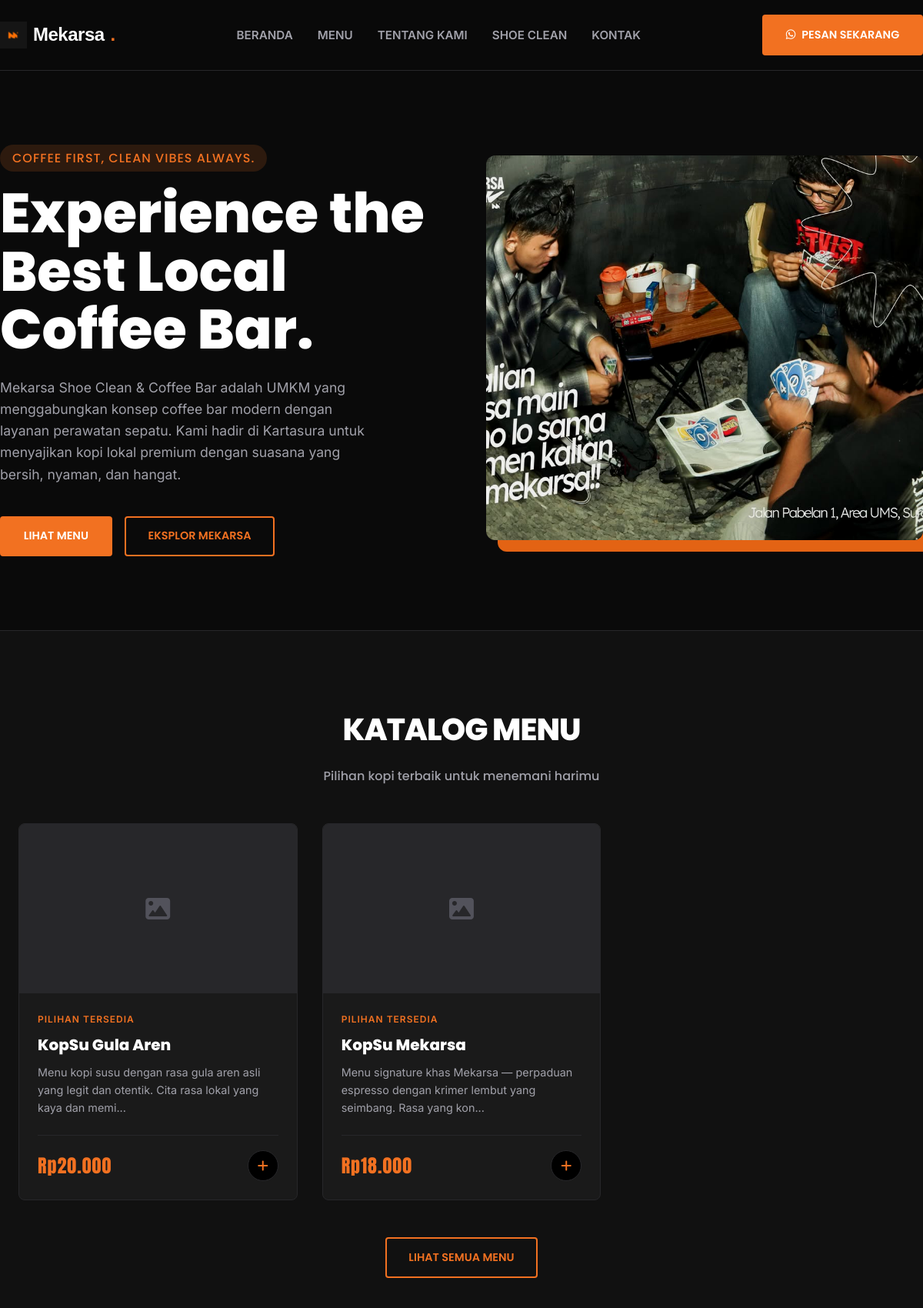
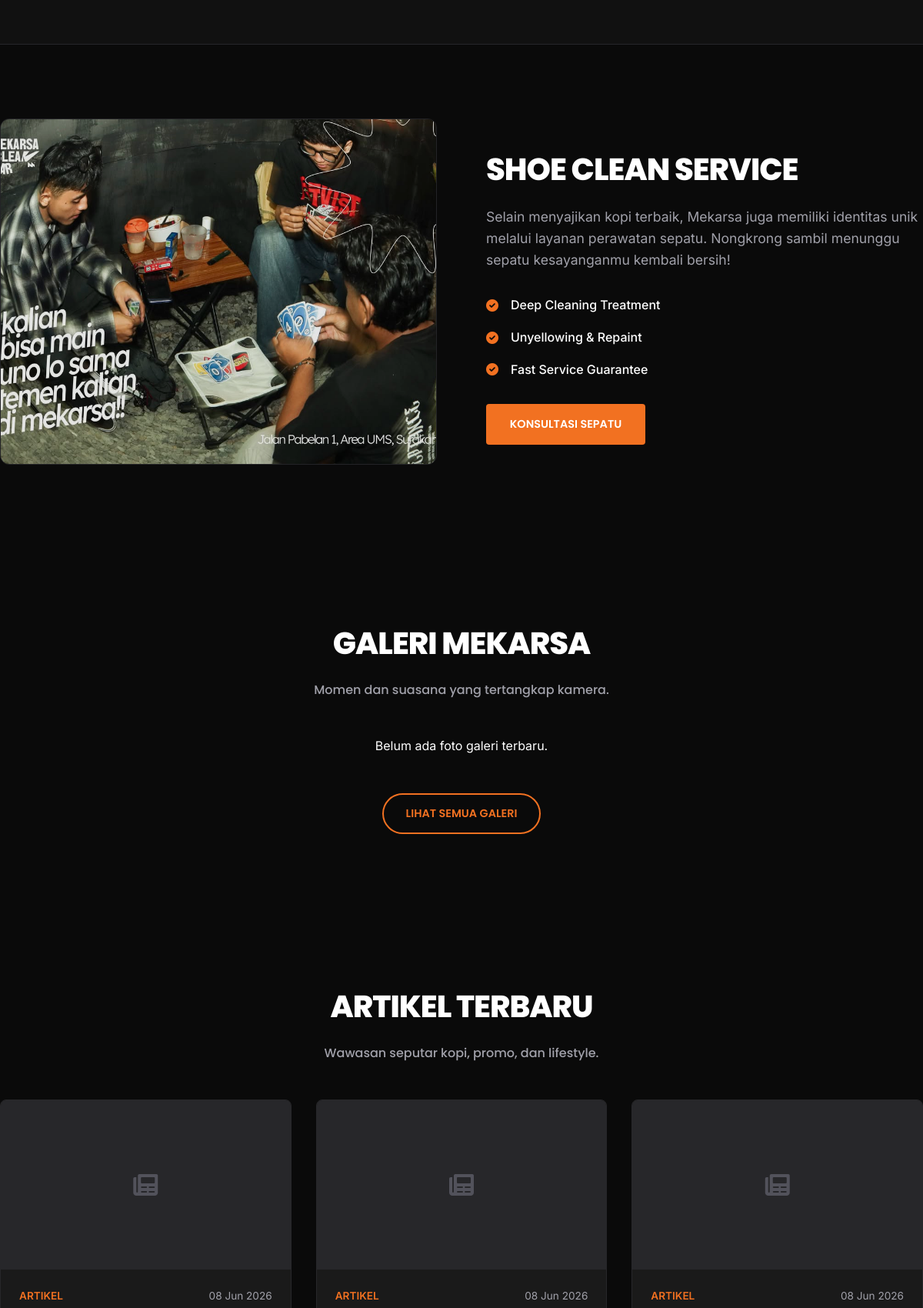
The page / (upper part) on the database its author committed (2 pictures, top to bottom).
### tables this page shows
CREATE TABLE `settings` (
  `id` int(11) NOT NULL,
  `business_name` varchar(150) NOT NULL,
  `tagline` varchar(150) DEFAULT NULL,
  `description` text DEFAULT NULL,
  `address` text DEFAULT NULL,
  `phone` varchar(20) DEFAULT NULL,
  `whatsapp` varchar(20) DEFAULT NULL,
  `instagram` varchar(100) DEFAULT NULL,
  `maps_link` text DEFAULT NULL,
  `opening_hours` varchar(100) DEFAULT NULL,
  `updated_at` timestamp NOT NULL DEFAULT current_timestamp() ON UPDATE current_timestamp()
);

CREATE TABLE `products` (
  `id` int(11) NOT NULL,
  `category_id` int(11) NOT NULL,
  `name` varchar(100) NOT NULL,
  `description` text DEFAULT NULL,
  `price` decimal(10,2) NOT NULL,
  `stock` int(11) DEFAULT 0,
  `image` varchar(255) DEFAULT NULL,
  `is_featured` tinyint(1) DEFAULT 0,
  `status` enum('active','inactive') DEFAULT 'active',
  `created_at` timestamp NOT NULL DEFAULT current_timestamp(),
  `updated_at` timestamp NOT NULL DEFAULT current_timestamp() ON UPDATE current_timestamp()
);

CREATE TABLE `articles` (
  `id` int(11) NOT NULL,
  `category_id` int(11) NOT NULL,
  `title` varchar(150) NOT NULL,
  `slug` varchar(180) NOT NULL,
  `content` text NOT NULL,
  `image` varchar(255) DEFAULT NULL,
  `status` enum('draft','published') DEFAULT 'draft',
  `created_at` timestamp NOT NULL DEFAULT current_timestamp(),
  `updated_at` timestamp NOT NULL DEFAULT current_timestamp() ON UPDATE current_timestamp()
);

### index.php (the view, shortened to what this page needs)
<?php
try {
    $pdo = getDBConnection();
    $stmt = $pdo->query("SELECT * FROM settings LIMIT 1");
    $settings = $stmt->fetch(PDO::FETCH_ASSOC) ?: [
        'business_name' => 'Mekarsa Coffee Bar',
        'tagline' => 'Coffee First, Clean Vibes Always',
        'description' => '',
        'whatsapp' => '6285933504096',
        'instagram' => '',
        'address' => '',
        'opening_hours' => ''
    ];
    $wa_clean = preg_replace('/[^0-9]/', '', $settings['whatsapp']);
    $prodStmt = $pdo->query("SELECT * FROM products WHERE status = 'active' AND is_featured = 1 ORDER BY id DESC LIMIT 4");
    $featuredProducts = $prodStmt->fetchAll(PDO::FETCH_ASSOC);
    $artStmt = $pdo->query("SELECT * FROM articles WHERE status = 'published' ORDER BY created_at DESC LIMIT 3");
    $latestArticles = $artStmt->fetchAll(PDO::FETCH_ASSOC);
    $galStmt = $pdo->query("SELECT * FROM gallery WHERE status = 'show' ORDER BY created_at DESC LIMIT 6");
    $galleries = $galStmt->fetchAll(PDO::FETCH_ASSOC);
} catch (PDOException $e) {
    die("Error connecting to database.");
}
?>
<!DOCTYPE html>
<html lang="id">
<head>
    <link href="https://cdnjs.cloudflare.com/ajax/libs/font-awesome/6.0.0/css/all.min.css" rel="stylesheet">
    <link rel="stylesheet" href="public/css/style.css">
</head>
<body>
    <header class="header">
        <div class="container navbar">
            <a href="index.php" class="nav-logo">
                <img src="public/images/logo.png" alt="Mekarsa Logo" class="navbar-logo-img">
                <?= htmlspecialchars(explode(' ', $settings['business_name'])[0]) ?><span>.</span>
            </a>
            <ul class="nav-links" id="navLinks">
                <li><a href="index.php">Beranda</a></li>
                <li><a href="menu.php">Menu</a></li>
                <li><a href="about.php">Tentang Kami</a></li>
                <li><a href="support-service.php">Shoe Clean</a></li>
                <li><a href="contact.php">Kontak</a></li>
            </ul>
            <div class="nav-actions">
                <a href="https://wa.me/<?= $wa_clean ?>" target="_blank" class="btn btn-primary"><i class="fab fa-whatsapp"></i> Pesan Sekarang</a>
            </div>
        </div>
    </header>
    <section id="home" class="hero container">
        <div class="hero-content">
            <span class="hero-tagline"><?= htmlspecialchars($settings['tagline']) ?></span>
            <h1 class="hero-title">Experience the Best Local Coffee Bar.</h1>
            <p class="hero-desc"><?= nl2br(htmlspecialchars($settings['description'])) ?></p>
            <div style="display: flex; gap: 1rem; flex-wrap: wrap;">
                <a href="#menu" class="btn btn-primary">Lihat Menu</a>
                <a href="#about" class="btn btn-outline">Eksplor Mekarsa</a>
            </div>
        </div>
        <div class="hero-image">
            <img src="public/images/image1.jpeg" alt="Suasana Mekarsa Coffee Bar">
        </div>
    </section>
    <section id="menu" class="menu-section">
        <div class="container">
            <h2>Katalog Menu</h2>
            <p class="section-subtitle">Pilihan kopi terbaik untuk menemani harimu</p>
            <div class="menu-grid">
                <?php if (!empty($featuredProducts)): ?>
                    <?php foreach ($featuredProducts as $prod): ?>
                        <div class="menu-card">
                            <?php if ($prod['is_featured']): ?>
                                <div class="menu-badge">Unggulan</div>
                            <?php endif; ?>
                            <div class="menu-img">
                                <?php if ($prod['image']): ?>
                                    <img src="public/uploads/products/<?= $prod['image'] ?>" alt="<?= htmlspecialchars($prod['name']) ?>">
                                <?php else: ?>
                                    <div style="width:100%; height:100%; background:#27272a; display:flex; align-items:center; justify-content:center;">
                                        <i class="fas fa-image" style="font-size:2rem; color:#52525b;"></i>
                                    </div>
                                <?php endif; ?>
                            </div>
                            <div class="menu-content">
                                <span class="menu-category">Pilihan Tersedia</span>
                                <h3 class="menu-title"><a href="product-detail.php?id=<?= $prod['id'] ?>"><?= htmlspecialchars($prod['name']) ?></a></h3>
                                <p class="menu-desc"><?= htmlspecialchars(substr($prod['description'] ?? '', 0, 100)) ?>...</p>
                                <div class="menu-footer">
                                    <span class="price">Rp<?= number_format($prod['price'], 0, ',', '.') ?></span>
                                    <a href="https://wa.me/<?= $wa_clean ?>?text=Halo%20<?= htmlspecialchars(explode(' ', $settings['business_name'])[0]) ?>,%20saya%20ingin%20pesan%20<?= urlencode($prod['name']) ?>" target="_blank" class="btn-icon" title="Pesan via WhatsApp">
                                        <i class="fas fa-plus"></i>
                                    </a>
                                </div>
                            </div>
                        </div>
                    <?php endforeach; ?>
                <?php else: ?>
                    <p style="grid-column: 1/-1; text-align: center; color: var(--color-gray);">Produk belum tersedia.</p>
                <?php endif; ?>
            </div>
            <div style="text-align: center; margin-top: 3rem;">
                <a href="menu.php" class="btn btn-outline">Lihat Semua Menu</a>
            </div>
        </div>
    </section>
    <section id="shoeclean" class="services container">
        <div class="service-img">
            <img src="public/images/image1.jpeg" alt="Layanan Shoe Clean Mekarsa">
        </div>
        <div class="service-content">
            <h2>Shoe Clean Service</h2>
            <p>Selain menyajikan kopi terbaik, Mekarsa juga memiliki identitas unik melalui layanan perawatan sepatu. Nongkrong sambil menunggu sepatu kesayanganmu kembali bersih!</p>
            <ul class="service-list">
                <li><i class="fas fa-check-circle"></i> Deep Cleaning Treatment</li>
                <li><i class="fas fa-check-circle"></i> Unyellowing & Repaint</li>
                <li><i class="fas fa-check-circle"></i> Fast Service Guarantee</li>
            </ul>
            <a href="https://wa.me/<?= $wa_clean ?>" target="_blank" class="btn btn-primary">Konsultasi Sepatu</a>
        </div>
    </section>
    <section class="gallery-section container" style="padding: 6rem 0;">
        <h2>Galeri Mekarsa</h2>
        <p class="section-subtitle">Momen dan suasana yang tertangkap kamera.</p>
        <div class="gallery-grid">
            <?php if (!empty($galleries)): ?>
                <?php foreach ($galleries as $gal): ?>
                    <div class="gallery-item">
                        <img src="public/uploads/gallery/<?= htmlspecialchars($gal['image']) ?>" alt="<?= htmlspecialchars($gal['title'] ?? 'Galeri') ?>" class="gallery-img">
                        <div class="gallery-overlay">
                            <?php
                            $catLabel = ['interior' => 'Interior', 'exterior' => 'Eksterior', 'events' => 'Event', 'products' => 'Produk', 'others' => 'Lainnya'];
                            $catStr = $catLabel[$gal['category']] ?? 'Lainnya';
                            ?>
                            <span class="gallery-cat"><?= $catStr ?></span>
                            <?php if ($gal['title']): ?>
                                <h3 class="gallery-title"><?= htmlspecialchars($gal['title']) ?></h3>
                            <?php endif; ?>
                        </div>
                    </div>
                <?php endforeach; ?>
            <?php else: ?>
                <p style="grid-column: 1/-1; text-align: center; color: var(--color-gray);">Belum ada foto galeri terbaru.</p>
            <?php endif; ?>
        </div>
        <div style="text-align: center; margin-top: 3rem;">
            <a href="gallery.php" class="btn btn-outline" style="border-radius: 30px;">Lihat Semua Galeri</a>
        </div>
    </section>
    <section class="article-section container" style="padding: 6rem 0;">
        <h2>Artikel Terbaru</h2>
        <p class="section-subtitle">Wawasan seputar kopi, promo, dan lifestyle.</p>
        <div class="article-grid">
            <?php if (!empty($latestArticles)): ?>
                <?php foreach ($latestArticles as $art): ?>
                    <article class="article-card">
                        <div class="article-img">
                            <?php if ($art['image']): ?>
                                <img src="public/uploads/articles/<?= $art['image'] ?>" alt="<?= htmlspecialchars($art['title']) ?>">
                            <?php else: ?>
                                <div style="width:100%; height:100%; background:#27272a; display:flex; align-items:center; justify-content:center;">
                                    <i class="fas fa-newspaper" style="font-size:2rem; color:#52525b;"></i>
                                </div>
                            <?php endif; ?>
                        </div>
                        <div class="article-content">
                            <div class="article-meta">
                                <span class="article-category">Artikel</span>
                                <span><?= date('d M Y', strtotime($art['created_at'])) ?></span>
                            </div>
                        </div>
                    </article>
                <?php endforeach; ?>
            <?php else: ?>
                <p style="grid-column: 1/-1; text-align: center; color: var(--color-gray);">Belum ada artikel terbaru.</p>
            <?php endif; ?>
        </div>
    </section>
</body>
</html>

### index.php (style rules this page uses)
.gallery-grid { display: grid; grid-template-columns: repeat(auto-fill, minmax(280px, 1fr)); gap: 1.5rem; }

### rows shown on the page
settings: business_name "Mekarsa", tagline "COFFEE FIRST, CLEAN VIBES ALWAYS.", description "Mekarsa Shoe Clean & Coffee Bar adalah UMKM yang menggabungkan konsep coffee bar modern dengan layanan perawatan sepatu. Kami hadir di Kartasura untuk menyajikan kopi lokal premium dengan suasana yang bersih, nyaman, dan hangat."
products: name "KopSu Gula Aren", description "Menu kopi susu dengan rasa gula aren asli yang legit dan otentik. Cita rasa lokal yang kaya dan memi", price "20.000"
products: name "KopSu Mekarsa", description "Menu signature khas Mekarsa — perpaduan espresso dengan krimer lembut yang seimbang. Rasa yang kon", price "18.000"
articles: created_at "08 Jun 2026"
articles: created_at "08 Jun 2026"
articles: created_at "08 Jun 2026"
